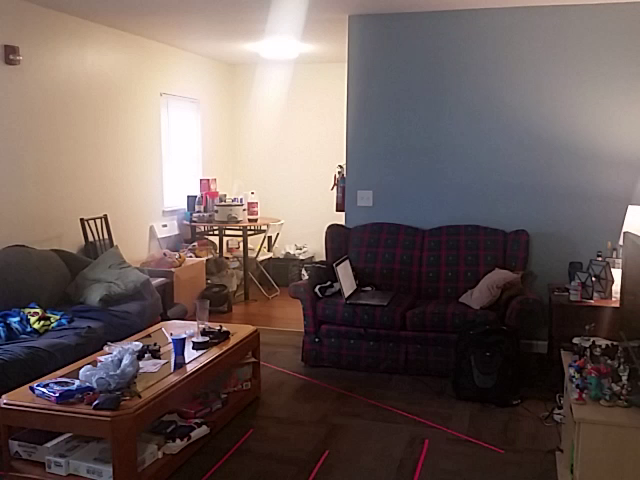
#> input picture imagepypelines/data/00001.png, 640 x 480 px, found by its file name
$ python visualbagofwords.py
#> lines starting #> are read from the running program, lines starting #| are printed output that depends on the picture; long printed decimals are rounded
# @Email: jmaggio14@gmail.com
# @Website: https://www.imagepypelines.org/
# @License: https://github.com/jmaggio14/imagepypelines/blob/master/LICENSE
# @github: https://github.com/jmaggio14/imagepypelines
#
# Copyright (c) 2018 Jeff Maggio, Nathan Dileas, Ryan Hartzell
import numpy as np
import cv2
from scipy.cluster.vq import kmeans, vq
from scipy.stats import wasserstein_distance as wd

class VBOW(object):
	"""Eventually this will inherit from the overarching FEATURE_VECTOR class"""

	def __init__(self, descriptors, descriptor_type='SIFT', sampling=4):

		self.step = float(1/sampling)
		self.descriptor_type = descriptor_type

		desc_norms = np.sum(descriptors, axis=1)/len(descriptors[0])
		self.desc_norms = np.asarray([[norm] for norm in desc_norms])

		codes = np.arange(0, 256, self.step)
		self.codes = np.asarray([[code] for code in codes])

		self.histogram = []

		del desc_norms
		del codes

		# MAKE VBOW SUMMARY VECTOR (FINGERPRINT)
		self.construct_vector()

	def construct_vector(self):
		"""For now, technically only supports SIFT (ORB needs special attention)"""
		idx, _ = vq(self.desc_norms, self.codes)

		for i in range(len(self.codes)):

			hist = len(self.desc_norms[idx==i])
			self.histogram.append(hist)

		return np.asarray(self.histogram)

def compare_euclidean(hist1, hist2):
	return np.sum(np.abs(np.asarray(hist2) - np.asarray(hist1)))

def compare_wasserstein(hist1, hist2):
	return wd(hist1, hist2)

if __name__ == '__main__':

	sift = cv2.xfeatures2d.SIFT_create()

	im1 = cv2.imread('../data/00001.png',0)
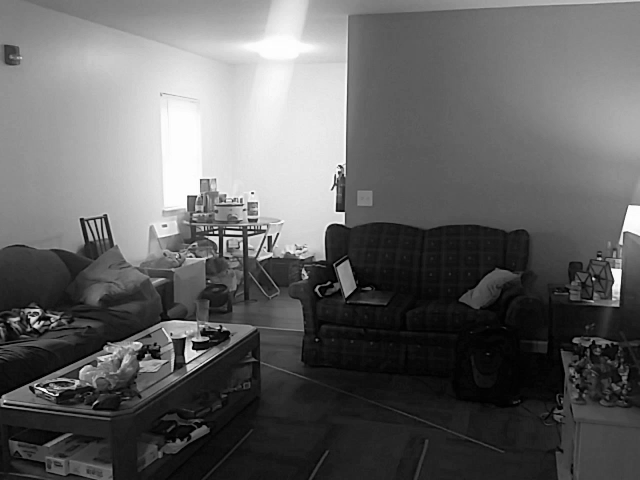
#> im1: shape (480, 640); min 0, max 255, mean 98.7
	kp, desc = sift.detectAndCompute(im1, None)
#> kp = 1018 keypoints; strongest (x, y, size): (593, 279, 1.9), (340, 166, 2.3), (227, 232, 2.8), (252, 228, 1.8)

	VBOW1 = VBOW(desc)
#> in __init__, `desc_norms = np.sum(descriptors, axis=1)/len(descriptors[0])`: desc_norms = 1018 values, max 34.3 at index 500, min 15.05 at index 817, mean 25.91
#> in __init__, `self.desc_norms = np.asarray([[norm] for norm in desc_norms])`: self.desc_norms has the same summary as desc_norms
#> in construct_vector, `idx, _ = vq(self.desc_norms, self.codes)`: idx = 1018 values, max 137 at index 500, min 60 at index 817, mean 103.6
#> after the loop in construct_vector, `for i in range(len(self.codes)):`: self.histogram = 1024 values, max 39 at index 110, min 0 at index 0, mean 0.994
	histogram1 =VBOW1.construct_vector()
#> histogram1 = 2048 values, max 39 at index 110, min 0 at index 0, mean 0.994

	hist1sum = np.sum(histogram1)
#> hist1sum = 2036
	histogram1norm = histogram1/hist1sum
#> histogram1norm = 2048 values, max 0.0192 at index 110, min 0 at index 0, mean 0.000488

	print(histogram1norm)
#> (printed output is left out)
	print(hist1sum)
#| 2036

	im2 = cv2.imread('../data/00102.png',0)
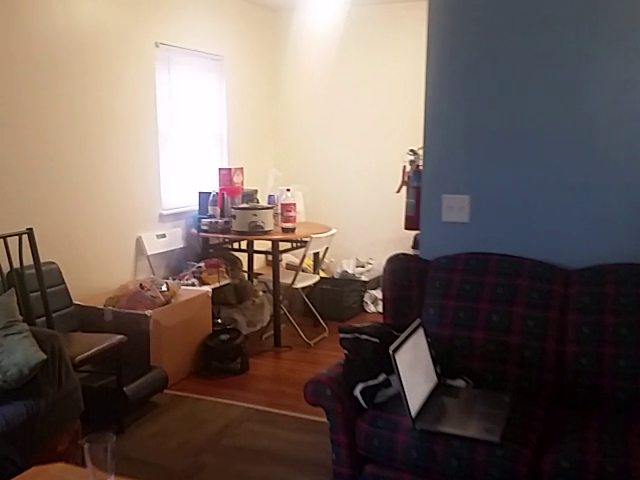
#> input picture imagepypelines/data/00102.png, 640 x 480 px, found by its file name
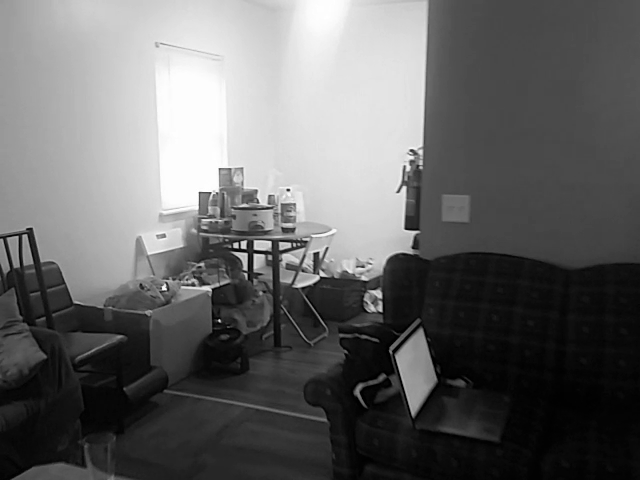
#> im2: shape (480, 640); min 0, max 255, mean 101.5
	kp2, desc2 = sift.detectAndCompute(im2, None)
#> kp2 = 676 keypoints; strongest (x, y, size): (288, 190, 2.1), (219, 321, 1.9), (164, 288, 3.1), (240, 250, 3.5)

	VBOW2 = VBOW(desc2)
	histogram2 = VBOW2.construct_vector()
#> histogram2 = 2048 values, max 29 at index 104, min 0 at index 0, mean 0.66

	hist2sum = np.sum(histogram2)
#> hist2sum = 1352
	histogram2norm = histogram2/hist2sum
#> histogram2norm = 2048 values, max 0.0214 at index 104, min 0 at index 0, mean 0.000488

	print(histogram2norm)
#> (printed output is left out)
	print(hist2sum)
#| 1352

	# diff_sum = np.sum(np.abs(np.asarray(histogram2) - np.asarray(histogram1)))
	# print(diff_sum)

	print('Here\'s the Earth Mover\'s Distance (Wasserstein):   ', compare_wasserstein(histogram1norm, histogram2norm)*100000)
#| Here's the Earth Mover's Distance (Wasserstein):    4.890
